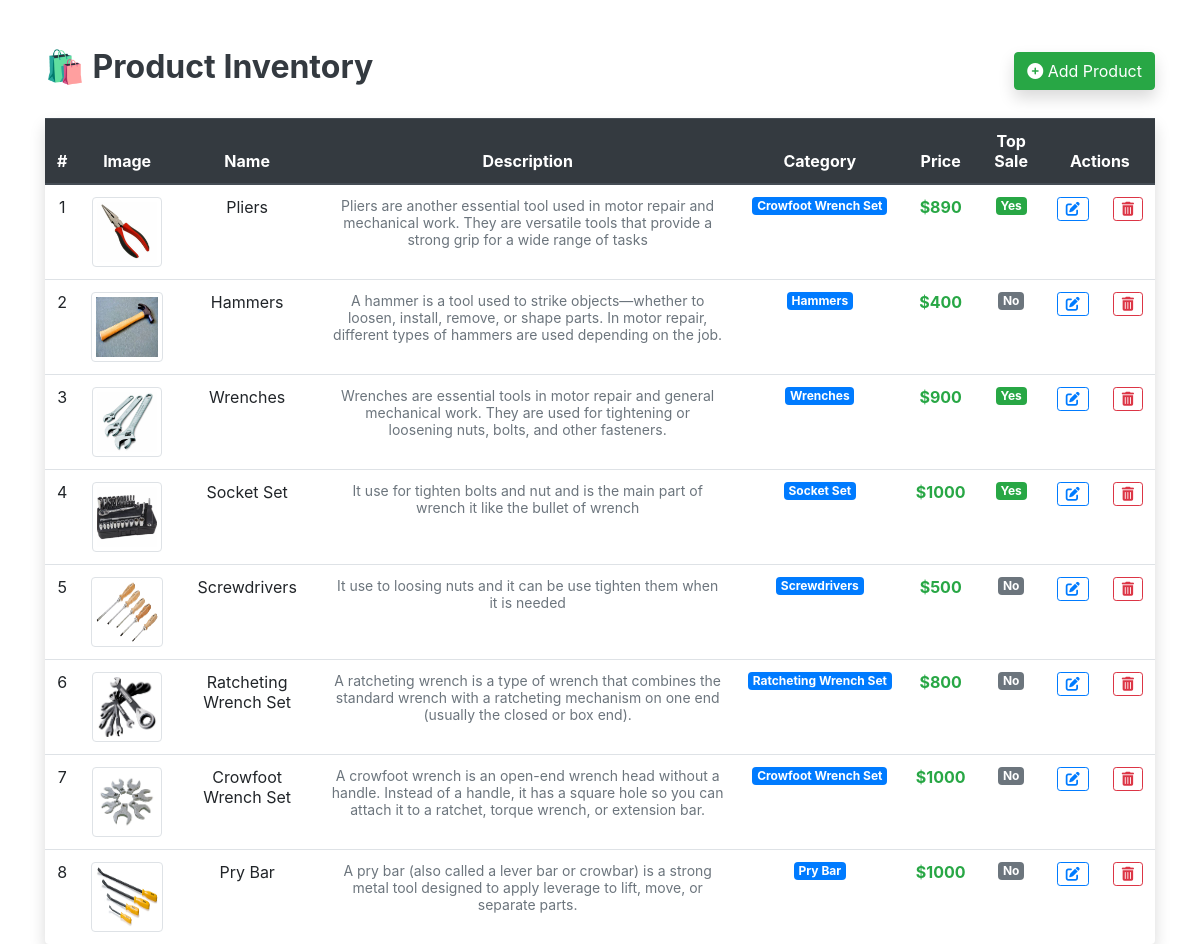
Screenshot of /adminView/viewAllProducts.php with the database file from the repository.
### tables this page shows
CREATE TABLE `product` (
  `product_id` int(11) NOT NULL,
  `product_name` varchar(200) NOT NULL,
  `product_desc` text NOT NULL,
  `product_image` varchar(255) NOT NULL,
  `price` int(11) NOT NULL,
  `category_id` int(11) NOT NULL,
  `uploaded_date` date NOT NULL DEFAULT current_timestamp(),
  `top_sale` tinyint(1) NOT NULL DEFAULT 0
);

CREATE TABLE `category` (
  `category_id` int(11) NOT NULL,
  `category_name` varchar(150) NOT NULL
);

### adminView/viewAllProducts.php (the view, shortened to what this page needs)
<link href="https://cdn.jsdelivr.net/npm/bootstrap@4.6.2/dist/css/bootstrap.min.css" rel="stylesheet">
<link href="https://cdnjs.cloudflare.com/ajax/libs/font-awesome/6.4.0/css/all.min.css" rel="stylesheet">
<div class="container mt-5">
  <div class="d-flex justify-content-between align-items-center mb-4">
    <h2 class="font-weight-bold text-dark">🛍️ Product Inventory</h2>
    <button class="btn btn-success shadow" data-toggle="modal" data-target="#myModal">
      <i class="fas fa-plus-circle"></i> Add Product
    </button>
  </div>
  <div class="card shadow border-0">
    <div class="card-body p-0">
      <div class="table-responsive">
        <table class="table table-hover text-center mb-0">
          <thead class="thead-dark">
            <tr>
              <th>#</th>
              <th>Image</th>
              <th>Name</th>
              <th>Description</th>
              <th>Category</th>
              <th>Price</th>
              <th>Top Sale</th>
              <th colspan="2">Actions</th>
            </tr>
          </thead>
          <tbody>
            <?php
              include_once "../config/dbconnect.php";
              $sql = "SELECT * FROM product, category WHERE product.category_id = category.category_id";
              $result = $conn->query($sql);
              $count = 1;
              if ($result->num_rows > 0) {
                while ($row = $result->fetch_assoc()) {
            ?>
            <tr>
              <td><?= $count++ ?></td>
              <td><img src="<?= $row['product_image'] ?>" class="img-thumbnail rounded" style="height: 70px;"></td>
              <td class="text-capitalize"><?= $row['product_name'] ?></td>
              <td class="text-muted small"><?= $row['product_desc'] ?></td>
              <td><span class="badge badge-primary"><?= $row['category_name'] ?></span></td>
              <td><strong class="text-success">$<?= $row['price'] ?></strong></td>
              <td>
                <?= $row['top_sale'] ? "<span class='badge badge-success'>Yes</span>" : "<span class='badge badge-secondary'>No</span>" ?>
              </td>
              <td>
                <button class="btn btn-outline-primary btn-sm" onclick="itemEditForm('<?= $row['product_id'] ?>')">
                  <i class="fas fa-edit"></i>
                </button>
              </td>
              <td>
                <button class="btn btn-outline-danger btn-sm" onclick="itemDelete('<?= $row['product_id'] ?>')">
                  <i class="fas fa-trash-alt"></i>
                </button>
              </td>
            </tr>
            <?php } } ?>
          </tbody>
        </table>
      </div>
    </div>
  </div>
</div>

### rows the page displays
product: product_image (picture), product_name "Pliers", product_desc "Pliers are another essential tool used in motor repair and mechanical work. They are versatile tools that provide a strong grip for a wide range of tasks", category.category_name "Crowfoot Wrench Set", price "890", top_sale "Yes"
product: product_image (picture), product_name "Hammers", product_desc "A hammer is a tool used to strike objects—whether to loosen, install, remove, or shape parts. In motor repair, different types of hammers are used depending on the job.", category.category_name "Hammers", price "400", top_sale "No"
product: product_image (picture), product_name "Wrenches", product_desc "Wrenches are essential tools in motor repair and general mechanical work. They are used for tightening or loosening nuts, bolts, and other fasteners.", category.category_name "Wrenches", price "900", top_sale "Yes"
product: product_image (picture), product_name "Socket Set", product_desc "It use for tighten bolts and nut and is the main part of wrench it like the bullet of wrench", category.category_name "Socket Set", price "1000", top_sale "Yes"
product: product_image (picture), product_name "Screwdrivers", product_desc "It use to loosing nuts and it can be use tighten them when it is needed", category.category_name "Screwdrivers", price "500", top_sale "No"
product: product_image (picture), product_name "Ratcheting Wrench Set", product_desc "A ratcheting wrench is a type of wrench that combines the standard wrench with a ratcheting mechanism on one end (usually the closed or box end).", category.category_name "Ratcheting Wrench Set", price "800", top_sale "No"
product: product_image (picture), product_name "Crowfoot Wrench Set", product_desc "A crowfoot wrench is an open-end wrench head without a handle. Instead of a handle, it has a square hole so you can attach it to a ratchet, torque wrench, or extension bar.", category.category_name "Crowfoot Wrench Set", price "1000", top_sale "No"
product: product_image (picture), product_name "Pry Bar", product_desc "A pry bar (also called a lever bar or crowbar) is a strong metal tool designed to apply leverage to lift, move, or separate parts.", category.category_name "Pry Bar", price "1000", top_sale "No"
